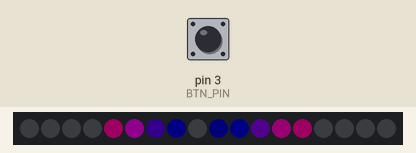
A sketch run on a simulated Arduino Uno, built with avr-gcc and run on an emulated ATmega328P. Shown: 18 RGB LEDs in strip order, left to right. Inputs (shaded band) come from the test bench; at power-on: pin 3 (BTN_PIN) HIGH. Dim RGB values are drawn brighter than linear.

Above: at 1.2 s.
1.3 s: pin 3 (BTN_PIN) pulled LOW for 0.15 s
At 3.9 s:
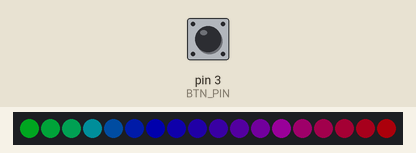
4.4 s: pin 3 (BTN_PIN) pulled LOW for 0.15 s
At 5.4 s:
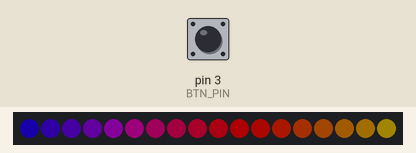
7.5 s: pin 3 (BTN_PIN) pulled LOW for 0.15 s
At 9.0 s:
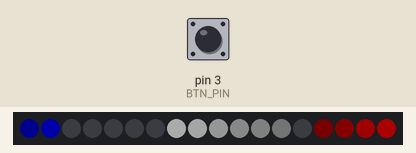
10.6 s: pin 3 (BTN_PIN) pulled LOW for 0.15 s
At 12.0 s:
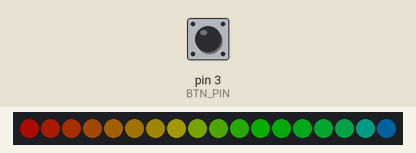
13.7 s: pin 3 (BTN_PIN) pulsed LOW 5 times (0.12 s each, 0.3 s apart)
At 14.53 s:
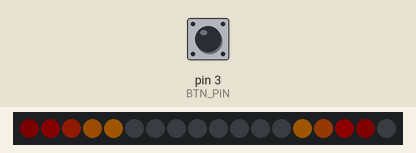
18.2 s: pin 3 (BTN_PIN) pulled LOW for 0.15 s
At 19.3 s:
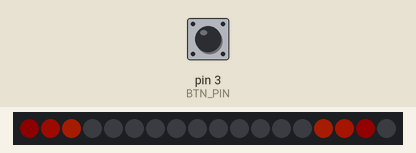
Timing chart, 0 to 21.2 s (numbered marks = the images above; inputs shaded):
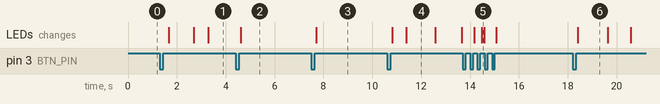

Measured:
- after the input at 1.3 s, the LEDs: first change after 0.37 s (image 1 shows a later state)
- after the input at 4.4 s, the LEDs: change after 0.21 s (image 2)
- after the input at 7.5 s, the LEDs: change after 0.21 s (image 3)
- after the input at 10.6 s, the LEDs: first change after 0.21 s (image 4 shows a later state)
- after the input at 13.7 s, the LEDs: first change after 0.47 s (image 5 shows a later state)
- after the input at 18.2 s, the LEDs: change after 0.21 s (image 6)
- what the display in image 4 shows lasts 1.2 s, from 11.4 s to 12.6 s

The sketch:

classesButton.ino
```cpp
#include <FastLED.h>
#include <OneButton.h>

#define NUM_LEDS  18
#define LED_PIN   2
#define BTN_PIN   3

CRGB leds[NUM_LEDS];
uint8_t patternCounter = 0;
bool isRunning = false;

// Push button connected between pin 7 and GND (no resistor required)
OneButton btn = OneButton(BTN_PIN, true, true);

#include "MovingDot.h"
#include "RainbowBeat.h"
#include "RedWhiteBlue.h"

void setup() {
  FastLED.addLeds<WS2812B, LED_PIN, GRB>(leds, NUM_LEDS);
  FastLED.setBrightness(50);
  Serial.begin(57600);

  btn.attachClick(nextPattern);
}

void loop() {

  switch (patternCounter) {
    case 0:
      runMovingDot();
      break;
    case 1:
      runRainbowBeat();
      break;
    case 2:
      runRedWhiteBlue();
      break;
  }
}

void nextPattern() {
  isRunning = false;
  patternCounter = (patternCounter + 1) % 3;
}

void runMovingDot(){
  isRunning = true;
  MovingDot movingDot = MovingDot();
  while(isRunning) movingDot.runPattern();
}

void runRainbowBeat(){
  isRunning = true;
  RainbowBeat rainbowBeat = RainbowBeat();
  while(isRunning) rainbowBeat.runPattern();
}

void runRedWhiteBlue(){
  isRunning = true;
  RedWhiteBlue redWhiteBlue = RedWhiteBlue();
  while(isRunning) redWhiteBlue.runPattern();
}
```

MovingDot.h
```cpp
#include "Arduino.h"

class MovingDot {
  public:
    MovingDot(){
      // Blank constructor
    };
    void runPattern();
  private:
};

void MovingDot::runPattern() {

  uint16_t posBeat  = beatsin16(30, 0, NUM_LEDS - 1, 0, 0);
  uint16_t posBeat2 = beatsin16(60, 0, NUM_LEDS - 1, 0, 0);

  uint16_t posBeat3 = beatsin16(30, 0, NUM_LEDS - 1, 0, 32767);
  uint16_t posBeat4 = beatsin16(60, 0, NUM_LEDS - 1, 0, 32767);

  // Wave for LED color
  uint8_t colBeat  = beatsin8(45, 0, 255, 0, 0);

  leds[(posBeat + posBeat2) / 2]  = CHSV(colBeat, 255, 255);
  leds[(posBeat3 + posBeat4) / 2]  = CHSV(colBeat, 255, 255);

  fadeToBlackBy(leds, NUM_LEDS, 10);

  btn.tick();
  FastLED.show();
}
```

RainbowBeat.h
```cpp
#include "Arduino.h"

class RainbowBeat {
  public:
    RainbowBeat(){};
    void runPattern();
  private:
};

void RainbowBeat::runPattern() {

  uint16_t beatA = beatsin16(30, 0, 255);
  uint16_t beatB = beatsin16(20, 0, 255);
  fill_rainbow(leds, NUM_LEDS, (beatA+beatB)/2, 8);

  btn.tick();
  FastLED.show();
}
```

RedWhiteBlue.h
```cpp
#include "Arduino.h"

class RedWhiteBlue {
  public:
    RedWhiteBlue(){};
    void runPattern();
  private:
};

void RedWhiteBlue::runPattern() {

  uint16_t sinBeat   = beatsin16(30, 0, NUM_LEDS - 1, 0, 0);
  uint16_t sinBeat2  = beatsin16(30, 0, NUM_LEDS - 1, 0, 21845);
  uint16_t sinBeat3  = beatsin16(30, 0, NUM_LEDS - 1, 0, 43690);

  leds[sinBeat]   = CRGB::Blue;
  leds[sinBeat2]  = CRGB::Red;
  leds[sinBeat3]  = CRGB::White;

  fadeToBlackBy(leds, NUM_LEDS, 10);

  btn.tick();
  FastLED.show();
}
```
